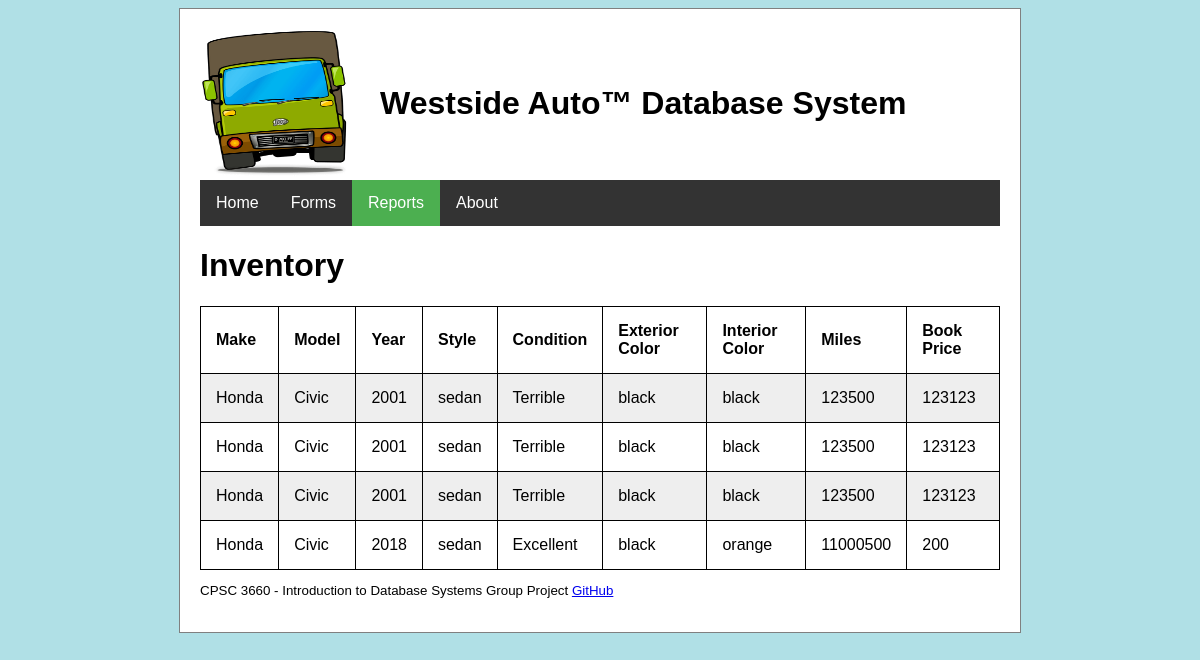
/php/reports/unsold_vehicle_report.php, run on an earlier commit of the app's database.
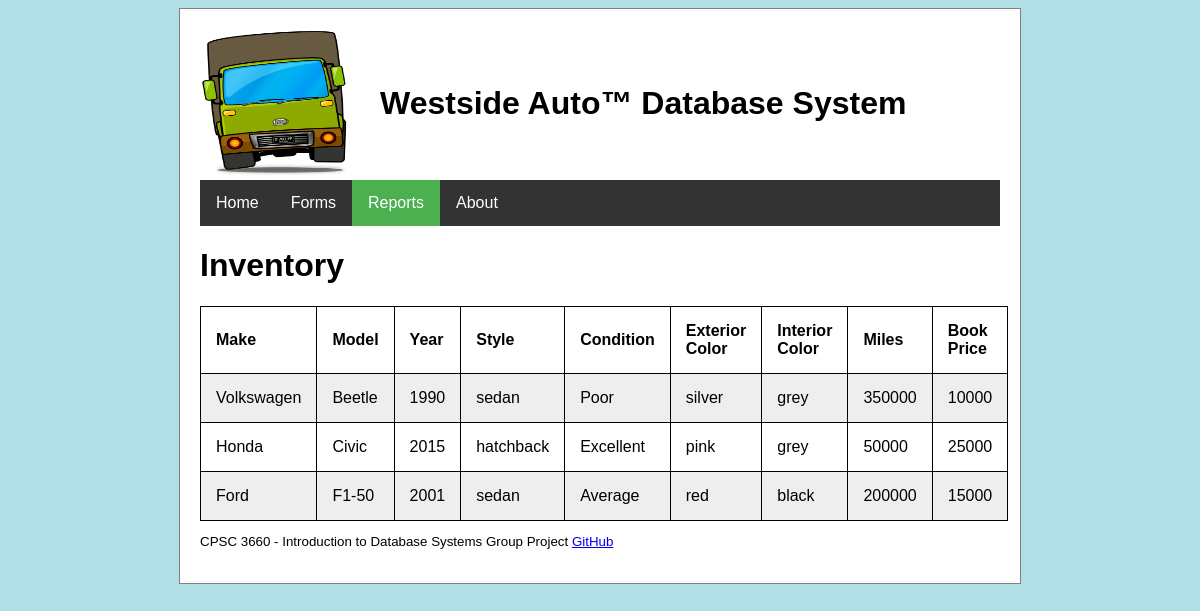
And on a later commit of the database.
### tables this page shows
CREATE TABLE IF NOT EXISTS `vehicle` (
  `vehicle_id` int(11) NOT NULL AUTO_INCREMENT,
  `miles` int(11) NOT NULL,
  `vehicle_condition` char(50) NOT NULL,
  `book_price` int(11) NOT NULL,
  `sale_price` int(11) NOT NULL,
  `style` char(10) NOT NULL,
  `exterior_color` char(10) NOT NULL,
  `interior_color` char(10) NOT NULL,
  `make` char(20) NOT NULL,
  `model` char(20) NOT NULL,
  `year` year(4) NOT NULL,
  PRIMARY KEY (`vehicle_id`)
);

### php/database_functions.php (called while the page is built, shortened)
<?php
function db_connect() {
    static $database;
    if(!isset($database)) {
        $database = new mysqli('localhost', 'root', '', 'auto_company', 3306);
    }
    return $database;
}
function db_query($query) {
    $db = db_connect();
    $result = $db->query($query);
    return $result;
}
?>

### php/reports/report_functions.php (the view)
<?php
function make_table($query_result, $headers, $columns, $caption)
{
    echo '<table id=form_table><caption>'.$caption.'</caption>';
    if ($query_result->num_rows == 0) {
        echo "<tr><td>No results found</td></tr>";
    }
    else {
        echo '<tr>';
        foreach ($headers as $col) {
            echo '<th>'.$col.'</th>';
        }
        echo '</tr>';
        while ($row = $query_result->fetch_assoc()) {
            echo "<tr>";
            foreach($columns as $col) {
                echo "<td>{$row[$col]}</td>";
            }
            echo "</tr>";
        }
    }
    echo '</table>';
}
?>

### php/reports/unsold_vehicle_report.php (shortened to what this page needs)
<?php
include '../database_functions.php';
include 'report_functions.php';
?>
<html lang="en-US">
<head>
    <link rel="stylesheet" href="../../style/basic_style.css">
    <link rel="stylesheet" href="../../style/forms_style.css">
    <link rel="stylesheet" href="//code.jquery.com/ui/1.12.1/themes/base/jquery-ui.css">
</head>
<body>
<div id="content-wrapper">
    <div id="logo_and_title">
        <a title="Home" href="../template.php"><img id="logo" alt="Westside Auto Logo" src="../../img/truck_logo.png"></a>
        <h1 id="title">Westside Auto&trade; Database System</h1>
    </div>
    <div id="nav_bar">
        <ul>
            <li><a href="../index.php" title="Home">Home</a></li>
            <li><a href="../forms.php" title="Forms">Forms</a></li>
            <li><a class="active" href="../reports.php" title="Reports">Reports</a></li>
            <li><a href="../about.php" title="About">About</a></li>
        </ul>
    </div>
    <h1 id="page_name">Inventory</h1>
    <?php
    $unsold_query =
        'SELECT make, model, `year`, style, vehicle_condition, exterior_color, interior_color, miles, book_price
         FROM vehicle
         WHERE vehicle_id NOT IN (SELECT vehicle_id FROM vehicle_owner)';
    make_table(
        db_query($unsold_query),
        ['Make', 'Model', 'Year', 'Style', 'Condition', 'Exterior Color', 'Interior Color', 'Miles', 'Book Price'],
        ['make', 'model', 'year', 'style', 'vehicle_condition', 'exterior_color', 'interior_color', 'miles', 'book_price'],
        ''
    );
    ?>
    <div id="footer">
        <small><p>CPSC 3660 - Introduction to Database Systems Group Project
                <a href="https://github.com/rmaccrimm/3660Project" title="Project Github">GitHub</a></p>
        </small>
    </div>
</div>
</body>
</html>

### style/basic_style.css (style rules this page uses)
body { background-color: powderblue; font-family: "Verdana", sans-serif; }
#content-wrapper { width: 800px; margin: 0 auto; padding: 20px; background-color: white; border: 1px solid grey; }
#logo_and_title { width: 100%; display: inline-block; }
#logo_and_title #logo { float: left; width: 150px; height: 150px; }
#logo_and_title #title { position: relative; top: 35px; left: 30px; }
#nav_bar { margin-top: 1px; }
#nav_bar ul { list-style-type: none; margin: 0; padding: 0; overflow: hidden; background-color: #333; }
#nav_bar li { float: left; }
#nav_bar li a { display: block; color: white; text-align: center; padding: 14px 16px; text-decoration: none; }
#nav_bar .active { background-color: #4CAF50; }

### style/forms_style.css (style rules this page uses)
#form_table { width: 100%; }
table#form_table, #form_table th, #form_table td { border: 1px solid black; border-collapse: collapse; }
#form_table th, #form_table td { padding: 15px; text-align: left; }
table#form_table tr:nth-child(even) { background-color: #eee; }
table#form_table tr:nth-child(odd) { background-color: #fff; }

What changed in the data, as far as the page shows it:
removed vehicle: make "Honda", model "Civic", year "2001", style "sedan", vehicle_condition "Terrible", exterior_color "black", interior_color "black", miles "123500", book_price "123123"
removed vehicle: make "Honda", model "Civic", year "2001", style "sedan", vehicle_condition "Terrible", exterior_color "black", interior_color "black", miles "123500", book_price "123123"
removed vehicle: make "Honda", model "Civic", year "2001", style "sedan", vehicle_condition "Terrible", exterior_color "black", interior_color "black", miles "123500", book_price "123123"
removed vehicle: make "Honda", model "Civic", year "2018", style "sedan", vehicle_condition "Excellent", exterior_color "black", interior_color "orange", miles "11000500", book_price "200"
added vehicle: make "Volkswagen", model "Beetle", year "1990", style "sedan", vehicle_condition "Poor", exterior_color "silver", interior_color "grey", miles "350000", book_price "10000"
added vehicle: make "Honda", model "Civic", year "2015", style "hatchback", vehicle_condition "Excellent", exterior_color "pink", interior_color "grey", miles "50000", book_price "25000"
added vehicle: make "Ford", model "F1-50", year "2001", style "sedan", vehicle_condition "Average", exterior_color "red", interior_color "black", miles "200000", book_price "15000"
